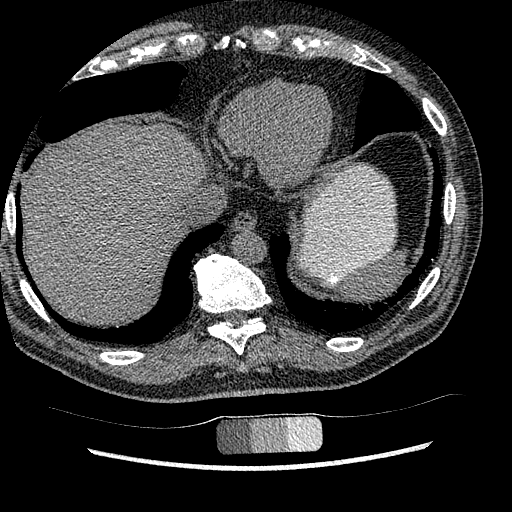
#> input picture Src/I00058.bmp, 512 x 512 px
$ python superpixelCV.py   (older library calls are emulated)
#> lines starting #> are read from the running program, lines starting #| are printed output that depends on the picture
import datetime
import math
import queue
import sys
import os
import matplotlib as mpl
import matplotlib.pyplot as plt
import numpy as np
import skimage
import json
import maxflow
import networkx as nx
import cv2
import time
from scipy.misc import imread
# import imageio
from scipy.ndimage import distance_transform_edt as distance
from skimage import measure
from skimage.segmentation import felzenszwalb, quickshift, random_walker, slic


class cv_cut:

	# [347 lines left out: functions __init__, __adj_mat, __adjacency_matrix, __dist_center, __min_path, ave_gray and 8 more, not called in this run]


if __name__ == "__main__":


	'''
		use demo

		step 1 :
			segments = slic(img, n_segments=400, compactness=25, max_iter=500, convert2lab=False)
		step 2:
			tmp_cut = cv_cut(old_img, segments, init_t = 0.4)
			cut, last, cnt = tmp_cut.main(10)
	'''


	img_src = 'I00058.bmp'
	oldimg = np.array(imread(img_src, True), dtype='float64')
#> oldimg: shape (512, 512) float64; min 0, max 255, mean 58.4
	xmin, xmax, ymin, ymax = 183, 286, 241, 319
	img_data = oldimg[ymin:ymax, xmin:xmax]
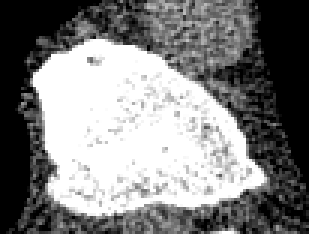
#> img_data: shape (78, 103) float64 (shown 3 times larger); min 0, max 255, mean 128.1


	## 归一化到0-255
	img_data = img_data/img_data.max()*255

	## superpixel
#> (the run stopped early here; a loop or call above may not have finished)
